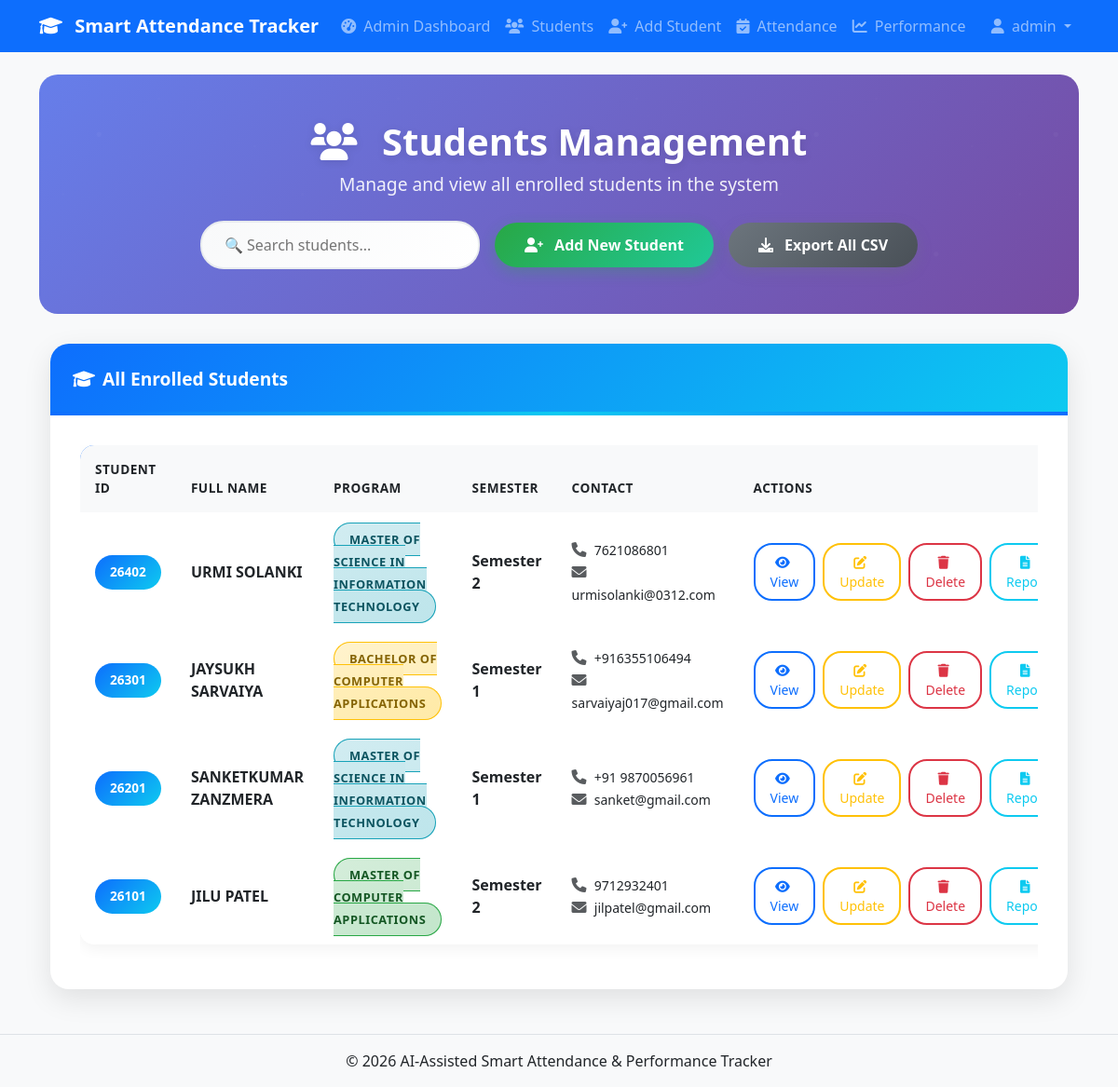
The app's page /students/ (signed in) with its own data.
### students/models.py (models this page shows, shortened)
class Student(models.Model):
    GENDER_CHOICES = [
        ('M', 'Male'),
        ('F', 'Female'),
        ('O', 'Other'),
    ]
    BLOOD_GROUP_CHOICES = [
        ('A+', 'A+'),
        ('A-', 'A-'),
        ('B+', 'B+'),
        ('B-', 'B-'),
        ('AB+', 'AB+'),
        ('AB-', 'AB-'),
        ('O+', 'O+'),
        ('O-', 'O-'),
    ]
    PROGRAM_CHOICES = [
        ('MCA', 'Master of Computer Applications'),
        ('MScIT', 'Master of Science in Information Technology'),
        ('BCA', 'Bachelor of Computer Applications'),
        ('PGDCA', 'Post Graduate Diploma in Computer Applications'),
    ]
    SEMESTER_CHOICES = [
        (1, 'Semester 1'),
        (2, 'Semester 2'),
        (3, 'Semester 3'),
        (4, 'Semester 4'),
        (5, 'Semester 5'),
        (6, 'Semester 6'),
    ]
    first_name = models.CharField(max_length=50)
    last_name = models.CharField(max_length=50)
    date_of_birth = models.DateField()
    gender = models.CharField(max_length=1, choices=GENDER_CHOICES)
    phone_number = models.CharField(max_length=15, help_text="Include country code")
    personal_email = models.EmailField(max_length=100, help_text="Personal email address")
    address = models.TextField()
    city = models.CharField(max_length=50)
    state = models.CharField(max_length=50)
    postal_code = models.CharField(max_length=10)
    country = models.CharField(max_length=50, default='India')
    program = models.CharField(max_length=10, choices=PROGRAM_CHOICES)
    semester = models.IntegerField(choices=SEMESTER_CHOICES)
    blood_group = models.CharField(max_length=3, choices=BLOOD_GROUP_CHOICES, blank=True, null=True)
    emergency_contact_name = models.CharField(max_length=100)
    emergency_contact_relation = models.CharField(max_length=50)
    emergency_contact_phone = models.CharField(max_length=15)
    student_id = models.CharField(max_length=10, unique=True, editable=False)
    email_id = models.EmailField(max_length=50, unique=True, editable=False)
    admission_year = models.IntegerField(editable=False)
    created_at = models.DateTimeField(auto_now_add=True)
    updated_at = models.DateTimeField(auto_now=True)
    class Meta:
        ordering = ['-student_id']
    @property
    def full_name(self):
        return f"{self.first_name} {self.last_name}"

### students/views.py (the view)
# urls.py: path('', views.student_list, name='student_list'),
def student_list(request):
    students = Student.objects.all().order_by('-student_id')
    return render(request, 'students/student_list.html', {'students': students})

### templates/students/student_list.html (shortened to what this page needs)
{% extends 'base.html' %}
{% block content %}
<div class="students-header">
    <div class="container text-center">
        <h1 class="students-title">
            <i class="fas fa-users me-3"></i>
            Students Management
        </h1>
        <p class="students-subtitle">Manage and view all enrolled students in the system</p>
        <div class="header-actions justify-content-center">
            <input type="text" class="search-box" placeholder="🔍 Search students..." id="searchInput">
            <a href="{% url 'student_create' %}" class="btn btn-add-student">
                <i class="fas fa-user-plus me-2"></i> Add New Student
            </a>
            <a href="{% url 'all_students_csv' %}" class="btn btn-csv">
                <i class="fas fa-download me-2"></i> Export All CSV
            </a>
        </div>
    </div>
</div>
<div class="container">
    <div class="row">
        <div class="col-12">
            <div class="students-card">
                <div class="card-header">
                    <i class="fas fa-graduation-cap me-2"></i>All Enrolled Students
                </div>
                <div class="card-body">
                    {% if students %}
                        <div class="table-responsive">
                            <table class="table table-hover students-table">
                                <thead>
                                    <tr>
                                        <th>Student ID</th>
                                        <th>Full Name</th>
                                        <th>Program</th>
                                        <th>Semester</th>
                                        <th>Contact</th>
                                        <th>Actions</th>
                                    </tr>
                                </thead>
                                <tbody>
                                    {% for student in students %}
                                        <tr>
                                            <td>
                                                <span class="student-id-badge">{{ student.student_id }}</span>
                                            </td>
                                            <td>
                                                <div class="student-name">{{ student.full_name|upper }}</div>
                                            </td>
                                            <td>
                                                {% if student.program == 'MCA' %}
                                                    <span class="program-badge program-mca">{{ student.get_program_display }}</span>
                                                {% elif student.program == 'MScIT' %}
                                                    <span class="program-badge program-bscit">{{ student.get_program_display }}</span>
                                                {% elif student.program == 'BCA' %}
                                                    <span class="program-badge program-bca">{{ student.get_program_display }}</span>
                                                {% elif student.program == 'PGDCA' %}
                                                    <span class="program-badge program-pgdca">{{ student.get_program_display }}</span>
                                                {% else %}
                                                    <span class="program-badge">{{ student.get_program_display }}</span>
                                                {% endif %}
                                            </td>
                                            <td>
                                                <strong>{{ student.get_semester_display }}</strong>
                                            </td>
                                            <td>
                                                <div>
                                                    <i class="fas fa-phone text-muted me-1"></i>
                                                    <small>{{ student.phone_number }}</small>
                                                </div>
                                                <div>
                                                    <i class="fas fa-envelope text-muted me-1"></i>
                                                    <small>{{ student.personal_email }}</small>
                                                </div>
                                            </td>
                                            <td>
                                                <div class="action-buttons">
                                                    <a href="{% url 'student_detail' student.pk %}" class="btn btn-action btn-view">
                                                        <i class="fas fa-eye me-1"></i> View
                                                    </a>
                                                    <a href="{% url 'student_update' student.pk %}" class="btn btn-action btn-update">
                                                        <i class="fas fa-edit me-1"></i> Update
                                                    </a>
                                                    <a href="{% url 'student_delete' student.pk %}" class="btn btn-action btn-delete">
                                                        <i class="fas fa-trash me-1"></i> Delete
                                                    </a>
                                                    <a href="{% url 'student_report' student.pk %}" class="btn btn-action btn-report">
                                                        <i class="fas fa-file-alt me-1"></i> Report
                                                    </a>
                                                </div>
                                            </td>
                                        </tr>
                                    {% endfor %}
                                </tbody>
                            </table>
                        </div>
                    {% endif %}
                </div>
            </div>
        </div>
    </div>
</div>
{% endblock %}

### templates/base.html (shortened to what this page needs)
<!DOCTYPE html>
<html lang="en">
<head>
    <link href="https://cdn.jsdelivr.net/npm/bootstrap@5.3.0/dist/css/bootstrap.min.css" rel="stylesheet">
    <link href="https://cdnjs.cloudflare.com/ajax/libs/font-awesome/6.0.0/css/all.min.css" rel="stylesheet">
    {% load static %}
    <link href="{% static 'css/style.css' %}" rel="stylesheet">
</head>
<body>
    <nav class="navbar navbar-expand-lg navbar-dark bg-primary">
        <div class="container">
            <a class="navbar-brand" href="{% if user.is_authenticated and user.is_staff %}{% url 'admin_dashboard' %}{% else %}{% url 'admin_login' %}{% endif %}">
                <i class="fas fa-graduation-cap me-2"></i>
                Smart Attendance Tracker
            </a>
            <div class="collapse navbar-collapse" id="navbarNav">
                <ul class="navbar-nav me-auto">
                    {% if user.is_authenticated and user.is_staff %}
                        <li class="nav-item">
                            <a class="nav-link" href="{% url 'admin_dashboard' %}">
                                <i class="fas fa-tachometer-alt me-1"></i> Admin Dashboard
                            </a>
                        </li>
                    {% endif %}
                    <li class="nav-item">
                        <a class="nav-link" href="{% url 'student_list' %}">
                            <i class="fas fa-users me-1"></i> Students
                        </a>
                    </li>
                    <li class="nav-item">
                        <a class="nav-link" href="{% url 'student_create' %}">
                            <i class="fas fa-user-plus me-1"></i> Add Student
                        </a>
                    </li>
                    <li class="nav-item">
                        <a class="nav-link" href="{% url 'attendance_management' %}">
                            <i class="fas fa-calendar-check me-1"></i> Attendance
                        </a>
                    </li>
                    <li class="nav-item">
                        <a class="nav-link" href="{% url 'performance_management' %}">
                            <i class="fas fa-chart-line me-1"></i> Performance
                        </a>
                    </li>
                </ul>
                <ul class="navbar-nav">
                    {% if user.is_authenticated %}
                        <li class="nav-item dropdown">
                            <a class="nav-link dropdown-toggle" href="#" id="navbarDropdown" role="button" data-bs-toggle="dropdown">
                                <i class="fas fa-user me-1"></i> {{ user.username }}
                            </a>
                        </li>
                    {% else %}
                        <li class="nav-item">
                            <a class="nav-link" href="{% url 'admin_login' %}">
                                <i class="fas fa-sign-in-alt me-1"></i> Admin Login
                            </a>
                        </li>
                    {% endif %}
                </ul>
            </div>
        </div>
    </nav>
    <main class="container mt-4">
        {% block content %}
        {% endblock %}
    </main>
    <footer class="bg-light text-center py-3 mt-5">
        <div class="container">
            <p class="mb-0">&copy; 2026 AI-Assisted Smart Attendance & Performance Tracker</p>
        </div>
    </footer>
    {% load static %}
</body>
</html>

### static/css/style.css (style rules this page uses)
:root { --primary-color: #0d6efd; --success-color: #198754; --warning-color: #ffc107; --danger-color: #dc3545; --info-color: #0dcaf0; --light-color: #f8f9fa; --dark-color: #212529; }
body { font-family: 'Segoe UI', Tahoma, Geneva, Verdana, sans-serif; background-color: #f8f9fa; }
.navbar-brand { font-weight: 600; font-size: 1.25rem; }
.navbar-nav .nav-link { font-weight: 500; transition: color 0.3s ease; }
.card-header { background-color: #fff; border-bottom: 1px solid rgba(0, 0, 0, 0.125); font-weight: 600; }
.table { background-color: white; }
.table th { border-top: none; font-weight: 600; color: var(--dark-color); background-color: #f8f9fa; }
.btn { font-weight: 500; border-radius: 0.375rem; transition: all 0.15s ease-in-out; }
footer { background-color: var(--light-color); border-top: 1px solid #dee2e6; }

### records on screen
Student: student_id "26402", full_name "URMI SOLANKI", program "MASTER OF SCIENCE IN INFORMATION TECHNOLOGY", semester "Semester 2", phone_number "7621086801", personal_email "urmisolanki@0312.com"
Student: student_id "26301", full_name "JAYSUKH SARVAIYA", program "BACHELOR OF COMPUTER APPLICATIONS", semester "Semester 1", phone_number "+916355106494", personal_email "sarvaiyaj017@gmail.com"
Student: student_id "26201", full_name "SANKETKUMAR ZANZMERA", program "MASTER OF SCIENCE IN INFORMATION TECHNOLOGY", semester "Semester 1", phone_number "+91 9870056961", personal_email "sanket@gmail.com"
Student: student_id "26101", full_name "JILU PATEL", program "MASTER OF COMPUTER APPLICATIONS", semester "Semester 2", phone_number "9712932401", personal_email "jilpatel@gmail.com"

### other values on screen
{{ user.username }} "admin"
